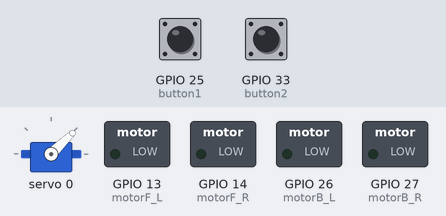
Bench run of a sketch on a simulated ESP32. Shown: servo, switched loads named in the sketch (green lamp = pin HIGH). The inputs (shaded band) are chosen by the test bench; at power-on: GPIO 25 (button1) HIGH, GPIO 33 (button2) HIGH. WiFi joins after 1.5 s; servers stay silent unless stated; what the sketch prints to the serial monitor is not drawn.

Above: at 2.7 s.
2.8 s: GPIO 25 (button1) pulled LOW for 0.15 s
At 3.8 s:
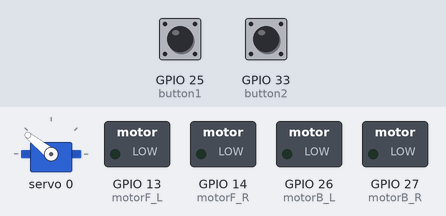
4.4 s: GPIO 33 (button2) pulled LOW for 0.15 s
At 5.0 s:
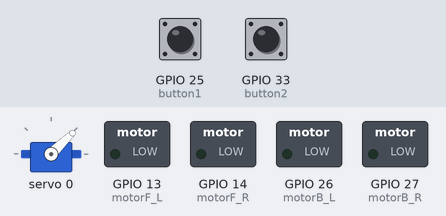
6.0 s: GPIO 25 (button1) pulled LOW for 1 s
At 7.4 s:
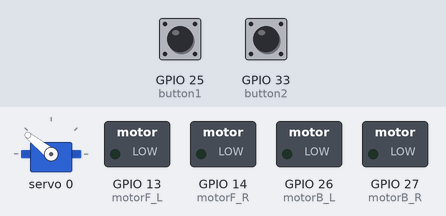
Timing chart, 0 to 9.0 s (numbered marks = the images above; inputs shaded):
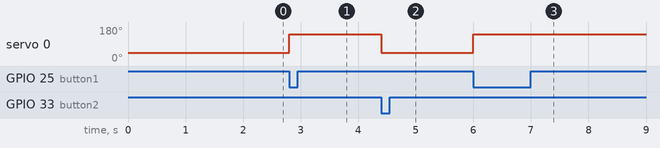

The sketch:

robot.ino
```cpp
const int motorF_L = 13;
const int motorF_R = 14;

const int motorB_L = 26;
const int motorB_R = 27;

const int button1 = 25;
const int button2 = 33;


bool start = false;

void setup() {
  Serial.begin(115200);

  pinMode(motorF_L, OUTPUT);
  pinMode(motorF_R, OUTPUT);
  pinMode(motorB_L, OUTPUT);
  pinMode(motorB_R, OUTPUT);

  pinMode(button1, INPUT_PULLUP);
  pinMode(button2, INPUT_PULLUP);

  stopMotor();
  setServo();
  set_wifi();
  startRemote();

}

void loop() {
  // if(digitalRead(button) == 0) {
  //   start = true;
  // }

  // if(start) {
  //   loopRemote();
  // }

  loopRemote();

  if(digitalRead(button1) == 0) {
    servo1(180);
  }else if (digitalRead(button2) == 0) {
    servo1(0);
  }
}
```

a.motor.ino
```cpp
void fw() {
  digitalWrite(motorF_L, 1);
  digitalWrite(motorF_R, 1);

  digitalWrite(motorB_L, 0);
  digitalWrite(motorB_R, 0);
}

void bw() {
  digitalWrite(motorB_L, 1);
  digitalWrite(motorB_R, 1);

  digitalWrite(motorF_L, 0);
  digitalWrite(motorF_R, 0);

}

void sr() {
  digitalWrite(motorF_L, 1);
  digitalWrite(motorB_R, 1);
}

void sl() {
  digitalWrite(motorB_L, 1);
  digitalWrite(motorF_R, 1);
}

void stopMotor() {
  digitalWrite(motorF_L, 0);
  digitalWrite(motorF_R, 0);

  digitalWrite(motorB_L, 0);
  digitalWrite(motorB_R, 0);
}
```

b.servo.ino
```cpp
#include <Wire.h>
#include <Adafruit_PWMServoDriver.h>

Adafruit_PWMServoDriver pwm(0x40);

void servo1(int angle) {
  angle = constrain(angle, 0, 180);

  int pulse = map(angle, 0, 180, 1000, 2000);

  pwm.writeMicroseconds(0, pulse);
}

void setServo() {
  Wire.begin(21, 22);

  if (!pwm.begin()) {
    Serial.println("ไม่เจอ PCA9685");
    while (true) {
      delay(1000);
    }
  }

  pwm.setPWMFreq(50);
  delay(10);

  servo1(0);
}
```

c.arm.ino
```cpp
void arm_move() {
  servo1(90);
}
```

remote.ino
```cpp
#include <WebServer.h>
#include <ArduinoJson.h>

WebServer server(80);
unsigned long lastCommandTime = 0;

void inputCommand() {
  JsonDocument data;

  deserializeJson(data, server.arg("plain"));
  String command = data["command"] | "stop";

  stopMotor();


  if (command == "forward") {
    lastCommandTime = millis();
    fw();
  }
  else if (command == "backward") {
    lastCommandTime = millis();
    bw();
  }
  else if (command == "left") {
    lastCommandTime = millis();
    sl();
  }
  else if (command == "right") {
    lastCommandTime = millis();
    sr();
  }
  else {
    stopMotor();
  }

  server.send(200, "text/plain", command);
}

void startRemote() {
  server.on("/command", HTTP_POST, inputCommand);
  server.begin();
}

void loopRemote() {
  server.handleClient();
  if (millis() - lastCommandTime >= 500) {
    stopMotor();
  }
}
```

wifi.ino
```cpp
#include <WiFi.h>
#include "robot_config.h"

void set_wifi() {
  WiFi.begin(wifi_name, password);

  while (WiFi.status() != WL_CONNECTED) {
    delay(500);
    Serial.print("wait ");
  }

  Serial.println("connect wifi");
  Serial.println(WiFi.localIP());
}
```

robot_config.example.h
```cpp
#pragma once

// Copy this file to robot_config.h and fill in your own network credentials.
// robot_config.h is git-ignored and must never be committed.

const char* wifi_name = "wifi name";
const char* password = "password";
```

Measured:
- after the input at 2.8 s, servo 0: 44° → 141° at once
- after the input at 4.4 s, servo 0: 141° → 44° at once
- after the input at 6.0 s, servo 0: 44° → 141° at once
